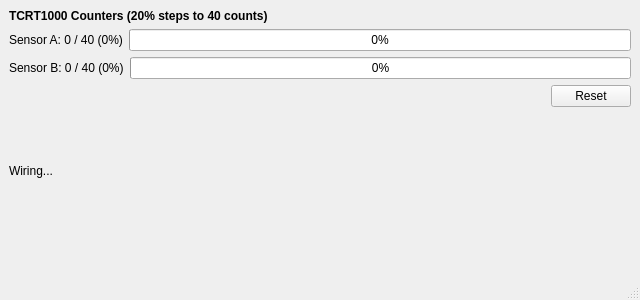
<?xml version="1.0" encoding="UTF-8"?>
<ui version="4.0">
 <class>MainWindow</class>
 <widget class="QMainWindow" name="MainWindow">
  <property name="geometry">
   <rect><x>0</x><y>0</y><width>640</width><height>300</height></rect>
  </property>
  <property name="windowTitle">
   <string>tcrt_counter</string>
  </property>
  <widget class="QWidget" name="centralwidget">
   <layout class="QVBoxLayout" name="verticalLayout" stretch="0,0,0,0,1">
    <item>
     <widget class="QLabel" name="titleLabel">
      <property name="text">
       <string>TCRT1000 Counters (20% steps to 40 counts)</string>
      </property>
      <property name="alignment">
       <set>Qt::AlignLeading|Qt::AlignLeft|Qt::AlignVCenter</set>
      </property>
      <property name="font">
       <font>
        <bold>true</bold>
       </font>
      </property>
     </widget>
    </item>

    <!-- Sensor A row -->
    <item>
     <layout class="QHBoxLayout" name="rowA">
      <item>
       <widget class="QLabel" name="labelA">
        <property name="text">
         <string>Sensor A: 0 / 40 (0%)</string>
        </property>
       </widget>
      </item>
      <item>
       <widget class="QProgressBar" name="progressA">
        <property name="value"><number>0</number></property>
        <property name="minimum"><number>0</number></property>
        <property name="maximum"><number>100</number></property>
        <property name="textVisible"><bool>true</bool></property>
       </widget>
      </item>
     </layout>
    </item>

    <!-- Sensor B row -->
    <item>
     <layout class="QHBoxLayout" name="rowB">
      <item>
       <widget class="QLabel" name="labelB">
        <property name="text">
         <string>Sensor B: 0 / 40 (0%)</string>
        </property>
       </widget>
      </item>
      <item>
       <widget class="QProgressBar" name="progressB">
        <property name="value"><number>0</number></property>
        <property name="minimum"><number>0</number></property>
        <property name="maximum"><number>100</number></property>
        <property name="textVisible"><bool>true</bool></property>
       </widget>
      </item>
     </layout>
    </item>

    <!-- Controls row -->
    <item>
     <layout class="QHBoxLayout" name="controlsRow">
      <item><spacer name="hSpacer">
        <property name="orientation"><enum>Qt::Horizontal</enum></property>
        <property name="sizeHint" stdset="0">
         <size><width>40</width><height>20</height></size>
        </property>
       </spacer>
      </item>
      <item>
       <widget class="QPushButton" name="btnReset">
        <property name="text"><string>Reset</string></property>
       </widget>
      </item>
     </layout>
    </item>

    <!-- Hint -->
    <item>
     <widget class="QLabel" name="labelHint">
      <property name="text">
       <string>Wiring...</string>
      </property>
      <property name="wordWrap"><bool>true</bool></property>
     </widget>
    </item>

    <item>
     <spacer name="vSpacer">
      <property name="orientation"><enum>Qt::Vertical</enum></property>
      <property name="sizeHint" stdset="0">
       <size><width>20</width><height>40</height></size>
      </property>
     </spacer>
    </item>

   </layout>
  </widget>
  <widget class="QMenuBar" name="menubar"/>
  <widget class="QStatusBar" name="statusbar"/>
 </widget>
 <resources/>
 <connections/>
</ui>
